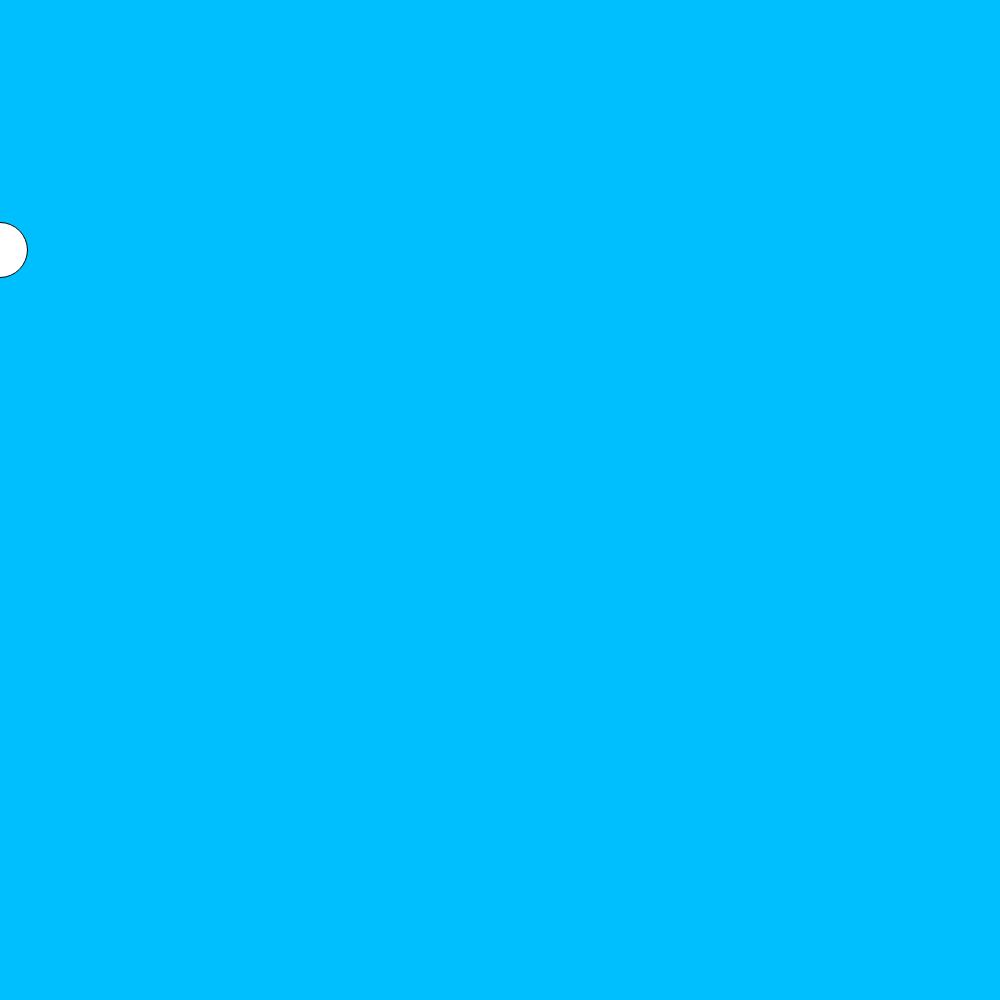
Frame 1 (no input)
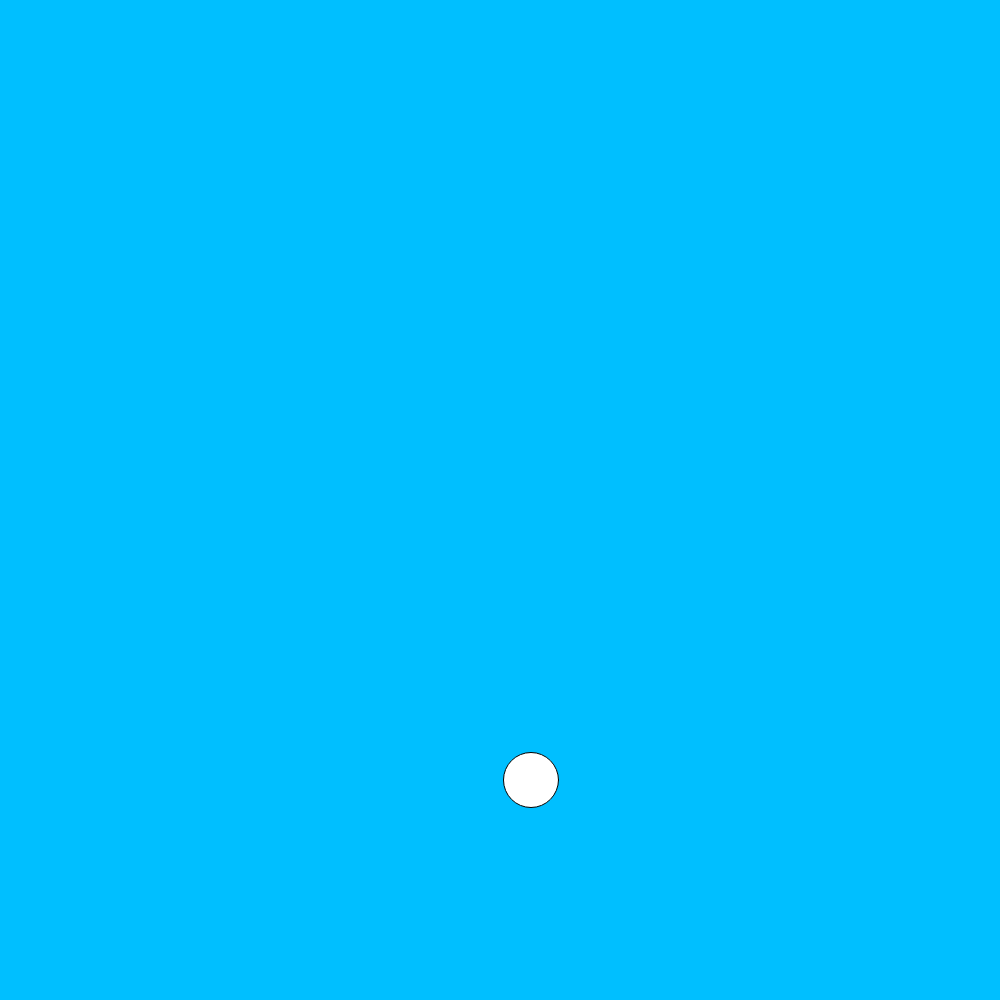
Frame 60 (no input)
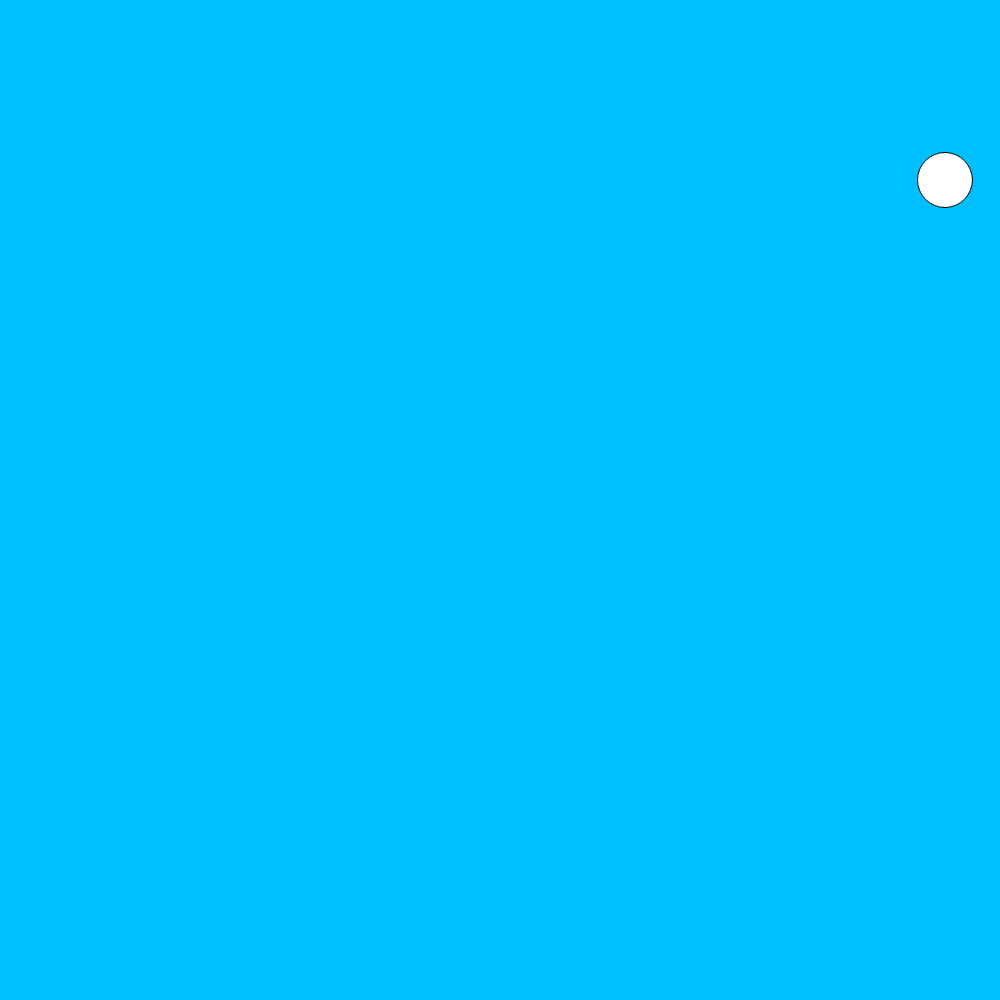
Frame 120 (the mouse pressed at the canvas centre since frame 60)

The p5.js sketch that drew these frames (run headless with seeded random() and noise() and a simulated clock; from frame 60 on, the mouse is pressed at the canvas centre):

// p5.js sketch
// ── sketch.js
var x = 0;
var y = 250;
var xspeed = 9;
var yspeed = 10;

function setup() {
    createCanvas(1000, 1000);
    
}
    
function draw(){
//distance from center of the screen
    background(0,191,255);
      ellipse (x, y, 55, 55);
    

    //bouncing horizontally
      x = x + xspeed;
      
     if (x > 1000 || x < 0)  {
         xspeed = -xspeed;
      }

    //bouncing veritcally
      y = y + yspeed;

    if (y > 800 || y < 0) {
           yspeed = -yspeed;
      }
   
}
